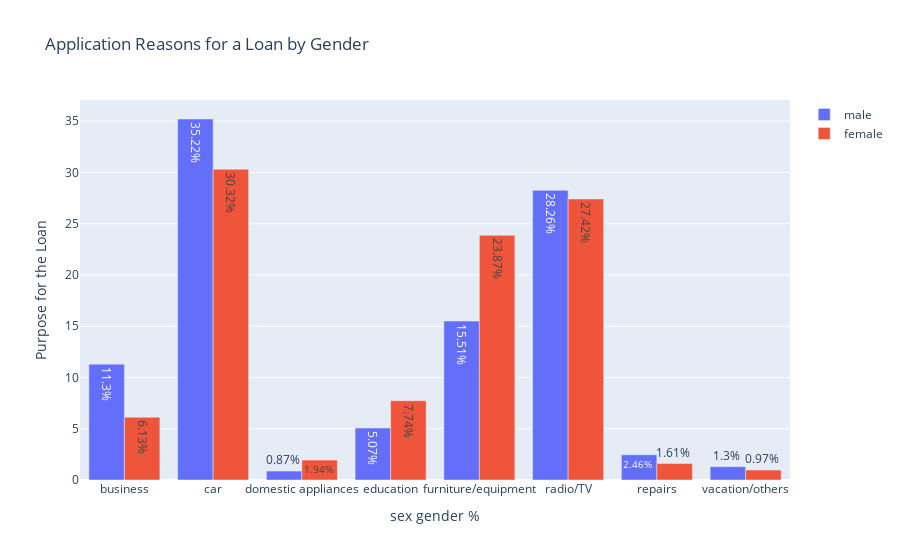

Notebook code cell kept with this figure:
### Code cell
m_pur = go.Bar(
    x=purp,
    y=m_purpose,
    name="male",
    text=m_txt,
    textposition = 'auto',
)

f_pur =  go.Bar(
    x=purp,
    y=f_purpose,
    name="female",
    text=f_txt,
    textposition = 'auto',
)
data = [m_pur, f_pur]
layout = dict(
    title="Application Reasons for a Loan by Gender", 
    xaxis = dict(title="sex gender %"),
    yaxis= dict(title="Purpose for the Loan")
)

fig = dict(data=data, layout=layout)

iplot(fig, filename='grouped-bar-direct-labels')

### Figure 1 — Plotly figure (JSON) as saved in the notebook; plotly's stock layout.template omitted (floating-point values rounded to 4 significant figures)
{"data": [{"name": "male", "text": ["11.3% ", "35.22% ", "0.87% ", "5.07% ", "15.51% ", "28.26% ", "2.46% ", "1.3% "], "textposition": "auto", "type": "bar", "x": ["business", "car", "domestic appliances", "education", "furniture/equipment", "radio/TV", "repairs", "vacation/others"], "y": [11.3, 35.22, 0.87, 5.07, 15.51, 28.26, 2.46, 1.3]}, {"name": "female", "text": ["6.13% ", "30.32% ", "1.94% ", "7.74% ", "23.87% ", "27.42% ", "1.61% ", "0.97% "], "textposition": "auto", "type": "bar", "x": ["business", "car", "domestic appliances", "education", "furniture/equipment", "radio/TV", "repairs", "vacation/others"], "y": [6.13, 30.32, 1.94, 7.74, 23.87, 27.42, 1.61, 0.97]}], "layout": {"title": {"text": "Application Reasons for a Loan by Gender"}, "xaxis": {"title": {"text": "sex gender %"}}, "yaxis": {"title": {"text": "Purpose for the Loan"}}}}
